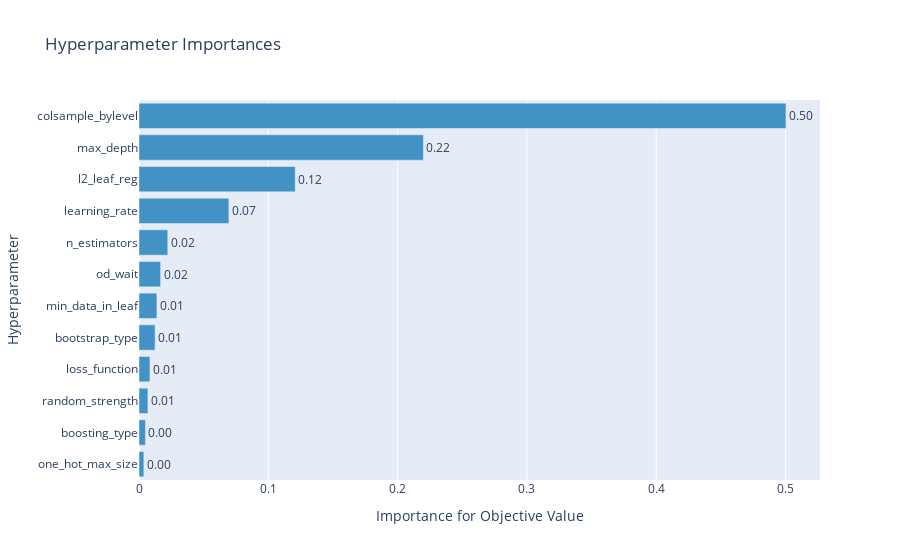

This figure's notebook cell:
### Code cell
optuna.visualization.plot_param_importances(study)

### Figure 1 — Plotly figure (JSON) as saved in the notebook; plotly's stock layout.template omitted (floating-point values rounded to 4 significant figures)
{"data": [{"cliponaxis": false, "hovertemplate": ["one_hot_max_size (IntUniformDistribution): 0.00375285020678297<extra></extra>", "boosting_type (CategoricalDistribution): 0.004994411709066701<extra></extra>", "random_strength (IntUniformDistribution): 0.006892536213281441<extra></extra>", "loss_function (CategoricalDistribution): 0.008461349612062288<extra></extra>", "bootstrap_type (CategoricalDistribution): 0.012441754568261389<extra></extra>", "min_data_in_leaf (IntUniformDistribution): 0.013826423193692323<extra></extra>", "od_wait (IntUniformDistribution): 0.016696517765042815<extra></extra>", "n_estimators (IntUniformDistribution): 0.022251367112061392<extra></extra>", "learning_rate (LogUniformDistribution): 0.0695026667962744<extra></extra>", "l2_leaf_reg (UniformDistribution): 0.12082308160382216<extra></extra>", "max_depth (IntUniformDistribution): 0.21994898054079773<extra></extra>", "colsample_bylevel (UniformDistribution): 0.5004080606788542<extra></extra>"], "marker": {"color": "rgb(66,146,198)"}, "orientation": "h", "text": ["0.00375285020678297", "0.004994411709066701", "0.006892536213281441", "0.008461349612062288", "0.012441754568261389", "0.013826423193692323", "0.016696517765042815", "0.022251367112061392", "0.0695026667962744", "0.12082308160382216", "0.21994898054079773", "0.5004080606788542"], "textposition": "outside", "texttemplate": "%{text:.2f}", "type": "bar", "x": [0.003753, 0.004994, 0.006893, 0.008461, 0.01244, 0.01383, 0.0167, 0.02225, 0.0695, 0.1208, 0.2199, 0.5004], "y": ["one_hot_max_size", "boosting_type", "random_strength", "loss_function", "bootstrap_type", "min_data_in_leaf", "od_wait", "n_estimators", "learning_rate", "l2_leaf_reg", "max_depth", "colsample_bylevel"]}], "layout": {"showlegend": false, "title": {"text": "Hyperparameter Importances"}, "xaxis": {"title": {"text": "Importance for Objective Value"}}, "yaxis": {"title": {"text": "Hyperparameter"}}}}
